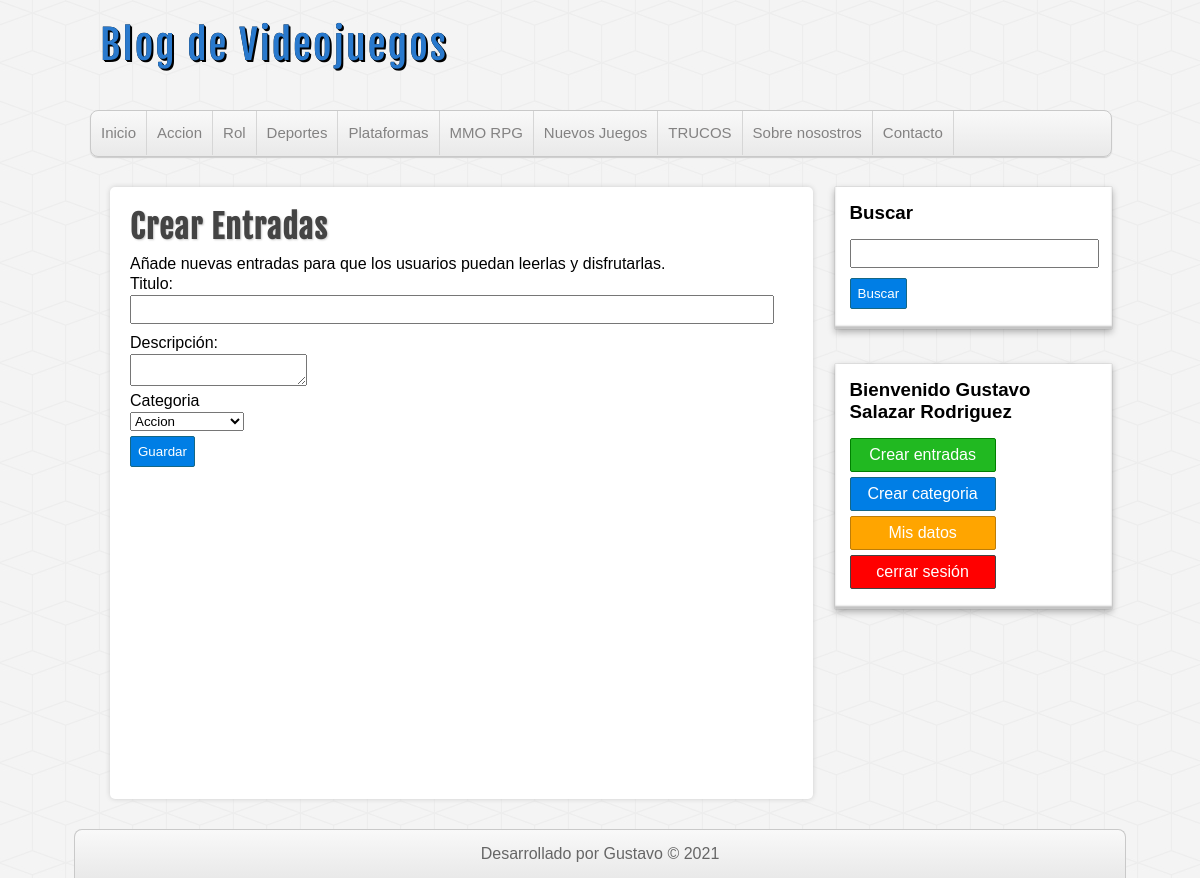
The page /crear-entradas.php (signed in) on the database its author committed.
### tables this page shows
CREATE TABLE `categorias` (
  `id` int(255) NOT NULL,
  `nombre` varchar(100) DEFAULT NULL
);

### includes/helpers.php (called while the page is built, shortened)
<?php
function conseguirCategorias($conexion){
    $sql = "SELECT * FROM categorias ORDER BY id ASC";
    $categorias = mysqli_query($conexion,$sql);
    $result = false;
    if(mysqli_num_rows($categorias) >= 1){
        $result = $categorias;
    }
    return $result;
}
?>

### crear-entradas.php (the view, shortened to what this page needs)
<?php
require_once('includes/cabecera.php');
require_once('includes/lateral.php');
?>
<div id="principal">
    <h1>Crear Entradas</h1>
    <p>
        Añade nuevas entradas para que los usuarios puedan leerlas y disfrutarlas.
    </p>
    <form action="guardar-entrada.php" method="POST">
        <label for="nombre">Titulo:</label>
        <input type="text" name="titulo">
        <label for="nombre">Descripción:</label>
        <textarea name="descripcion"></textarea>
        <label for="categoria">Categoria</label>
        <select name="categoria" id="">
            <?php
                $categorias = conseguirCategorias($db);
                if(!empty($categorias)):
                    while($categoria = mysqli_fetch_assoc($categorias)):
            ?>
                    <option value="<?=$categoria['id']?>"><?=$categoria['nombre']?></option>
            <?php
                    endwhile;
                endif;
            ?>
        </select>
        <input type="submit" value="Guardar">
    </form>
</div>
<?php
require_once('includes/footer.php');
?>
</body>
</html>

### includes/cabecera.php (shortened to what this page needs)
<?php
require_once('conexion.php');
require_once 'includes/helpers.php'
?>
<!DOCTYPE html>
<html lang="es">
<head>
    <link rel="stylesheet" type="text/css" href="assets/css/style.css">
</head>
<body>
<header id="cabecera">
    <div id="logo">
        <a href="index.php">Blog de Videojuegos</a>
    </div>
    <nav id="menu">
        <ul>
            <li><a href="index.php">Inicio</a></li>
            <?php
                $categorias = conseguirCategorias($db);
                while( $categoria=mysqli_fetch_assoc($categorias)) :
            ?>
                <li>
                    <a href="categoria.php?id=<?=$categoria['id']?>"><?=  $categoria['nombre']?></a>
                </li>
            <?php endwhile; ?>
            <li><a href="#">Sobre nosostros</a></li>
            <li><a href="#">Contacto</a></li>
        </ul>
    </nav>
</header>
<div id="contenedor">

### assets/css/style.css (style rules this page uses)
* { margin: 0px; padding: 0px; font-family: sans-serif, Helvetica, Arial; text-decoration: none; }
body { background: url(../img/cubes.png) #F4F4F4; }
#cabecera { width: 85%; height: auto; background: transparent; margin: 0px auto; }
#logo { float:left; width: 540px; height: 110px; }
#logo a { font-family: "fajala", Helvetica; font-size: 40px; letter-spacing: 2px; color: #2979CD; text-shadow: 0px 0px 0px black, 1px 1px 0px black, 2px 2px 0px black; transition: all 500ms; line-height: 90px; margin-left: 10px; }
#menu { clear: both; width: 100%; height: 45px; background: linear-gradient(to bottom, #f9f9f9 0px, #e9e9e9 100%); border: 1px solid #C9C9C9; border-radius: 8px; box-shadow: 0px 1px 1px #ccc; overflow: hidden; }
#menu ul { list-style: none; }
#menu ul li { float: left; line-height: 44px; border-right: 1px solid #D6D6D6; }
#menu ul li a { display: block; padding-left: 10px; padding-right: 10px; font-size: 15px; color: #838282; }
#contenedor { width: 85%; height: auto; margin: 0px auto; margin-top: 30px; margin-bottom: 30px; }
label, input[type="text"], input[type="email"], input[type="password"] { display: block; width: 95%; margin-top:2px; margin-bottom: 2px; }
input[type="text"], input[type="email"], input[type="password"] { padding: 5px; margin-bottom: 10px; }
input[type="button"], input[type="submit"], .boton { margin-top: 5px; margin-bottom: 5px; display: block; border-radius: 2px; color:white; background: #007ee5; border: 1px solid #156785; cursor:pointer; padding: 7px; }
#principal { float: left; width: 65%; min-height: 572px; background:white; border-radius: 5px; box-shadow: 0px 0px 5px #ccc; margin-left: 20px; padding: 20px; overflow: hidden; }
#principal h1 { font-size: 32px; color: #444; letter-spacing: 1px; text-shadow: 1px 1px 2px #ccc; font-family: "fajala"; }
#principal p { margin-top: 8px; }

### rows shown on the page
categorias: nombre "Accion"
categorias: nombre "Rol"
categorias: nombre "Deportes"
categorias: nombre "Plataformas"
categorias: nombre "MMO RPG"
categorias: nombre "Nuevos Juegos"
categorias: nombre "TRUCOS"

### other values the page prints
$_SESSION['usuario']['nombre'] "Gustavo"
$_SESSION['usuario']['apellidos'] "Salazar Rodriguez"
form field categoria "Accion"
